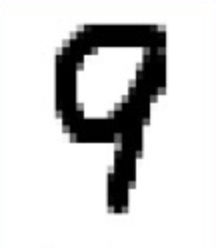
#> input picture algorithm/img/9.png, 216 x 248 px
$ python test.py
#> lines starting #> are read from the running program, lines starting #| are printed output that depends on the picture
# -*- coding = 'utf-8' -*-
"""

--------------------------------------------------------

File Name : test

Description :

Author : leiliang

Date : 2020/7/7 9:47 上午

--------------------------------------------------------

"""
import os
from PIL import Image
import numpy as np


def init(fileList, n):
#> called with n = 1
    for i in range(2):
        img = Image.open(str(fileList[i]))
#> img is the input picture: PIL image 216x248 RGBA; mean R, G, B, A 210.1, 210.2, 210.1, 255
        new_img = img.resize((32, 32))
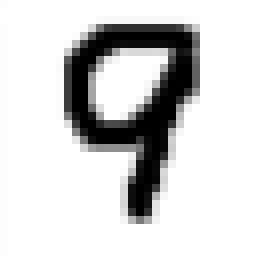
#> new_img: PIL image 32x32 RGBA (shown 8 times larger); mean R, G, B, A 210.1, 210.2, 210.1, 255
        w, h = new_img.size
#> w = 32; h = 32
        with open(str(i) + "_9.txt", "w") as f:
            for c in range(h):
                for j in range(w):
                    f.write(str(int((255 - np.array((new_img.getpixel((j, c))))) / 255)))
                    if j == w - 1:
                        f.write("\n")
        f.close()


if __name__ == "__main__":
    # fileList = os.listdir("9.png")

    fileList = ['9.png']
    n = len(fileList)
#> (the run stopped early here; a loop or call above may not have finished)
